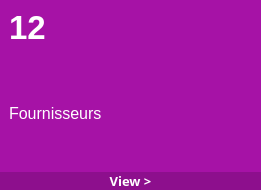
                   <widget class="QWidget" name="widget_47" native="true">
                    <property name="minimumSize">
                     <size>
                      <width>0</width>
                      <height>190</height>
                     </size>
                    </property>
                    <property name="maximumSize">
                     <size>
                      <width>16777215</width>
                      <height>190</height>
                     </size>
                    </property>
                    <property name="styleSheet">
                     <string notr="true">background-color: rgb(166, 18, 166)</string>
                    </property>
                    <layout class="QGridLayout" name="gridLayout_4">
                     <property name="leftMargin">
                      <number>0</number>
                     </property>
                     <property name="topMargin">
                      <number>0</number>
                     </property>
                     <property name="rightMargin">
                      <number>0</number>
                     </property>
                     <property name="bottomMargin">
                      <number>0</number>
                     </property>
                     <property name="spacing">
                      <number>0</number>
                     </property>
                     <item row="0" column="0">
                      <widget class="QWidget" name="widget_48" native="true">
                       <property name="styleSheet">
                        <string notr="true">background-color: none</string>
                       </property>
                       <layout class="QVBoxLayout" name="verticalLayout_35" stretch="0,1,0,0">
                        <item>
                         <widget class="QLabel" name="fournisseursLabel">
                          <property name="font">
                           <font>
                            <pointsize>25</pointsize>
                            <weight>75</weight>
                            <bold>true</bold>
                           </font>
                          </property>
                          <property name="styleSheet">
                           <string notr="true">background-color: none;
color: white</string>
                          </property>
                          <property name="text">
                           <string>12</string>
                          </property>
                          <property name="wordWrap">
                           <bool>true</bool>
                          </property>
                         </widget>
                        </item>
                        <item>
                         <spacer name="verticalSpacer_8">
                          <property name="orientation">
                           <enum>Qt::Vertical</enum>
                          </property>
                          <property name="sizeHint" stdset="0">
                           <size>
                            <width>20</width>
                            <height>40</height>
                           </size>
                          </property>
                         </spacer>
                        </item>
                        <item>
                         <widget class="QLabel" name="label_53">
                          <property name="font">
                           <font>
                            <pointsize>12</pointsize>
                            <weight>50</weight>
                            <bold>false</bold>
                           </font>
                          </property>
                          <property name="styleSheet">
                           <string notr="true">background-color: none;
color: white</string>
                          </property>
                          <property name="text">
                           <string>Fournisseurs</string>
                          </property>
                          <property name="wordWrap">
                           <bool>true</bool>
                          </property>
                         </widget>
                        </item>
                        <item>
                         <spacer name="verticalSpacer_13">
                          <property name="orientation">
                           <enum>Qt::Vertical</enum>
                          </property>
                          <property name="sizeHint" stdset="0">
                           <size>
                            <width>20</width>
                            <height>40</height>
                           </size>
                          </property>
                         </spacer>
                        </item>
                       </layout>
                      </widget>
                     </item>
                     <item row="0" column="1">
                      <widget class="QWidget" name="widget_49" native="true">
                       <property name="minimumSize">
                        <size>
                         <width>150</width>
                         <height>0</height>
                        </size>
                       </property>
                       <property name="styleSheet">
                        <string notr="true">background-color: none;</string>
                       </property>
                       <layout class="QVBoxLayout" name="verticalLayout_36">
                        <property name="leftMargin">
                         <number>0</number>
                        </property>
                        <property name="topMargin">
                         <number>0</number>
                        </property>
                        <property name="rightMargin">
                         <number>10</number>
                        </property>
                        <property name="bottomMargin">
                         <number>0</number>
                        </property>
                        <item>
                         <widget class="QLabel" name="label_54">
                          <property name="sizePolicy">
                           <sizepolicy hsizetype="Ignored" vsizetype="Ignored">
                            <horstretch>0</horstretch>
                            <verstretch>0</verstretch>
                           </sizepolicy>
                          </property>
                          <property name="text">
                           <string/>
                          </property>
                          <property name="pixmap">
                           <pixmap>../pictures/multiple-users-silhouette (1).png</pixmap>
                          </property>
                          <property name="scaledContents">
                           <bool>true</bool>
                          </property>
                         </widget>
                        </item>
                       </layout>
                      </widget>
                     </item>
                     <item row="1" column="0" colspan="2">
                      <widget class="QPushButton" name="fournisseursPushButton">
                       <property name="font">
                        <font>
                         <family>Segoe UI Semibold</family>
                         <pointsize>10</pointsize>
                         <weight>75</weight>
                         <bold>true</bold>
                        </font>
                       </property>
                       <property name="styleSheet">
                        <string notr="true">color : white;
border: none;
background-color: rgb(141, 15, 141)</string>
                       </property>
                       <property name="text">
                        <string>View &gt;</string>
                       </property>
                      </widget>
                     </item>
                    </layout>
                   </widget>
